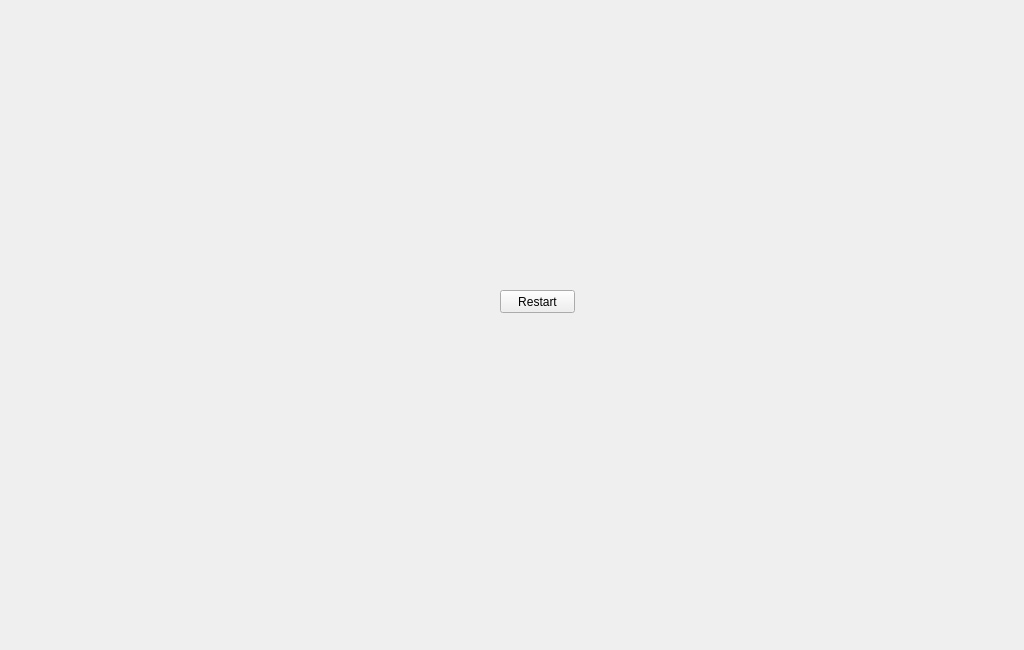
<?xml version="1.0" encoding="UTF-8"?>
<ui version="4.0">
 <class>Widget</class>
 <widget class="QWidget" name="Widget">
  <property name="geometry">
   <rect>
    <x>0</x>
    <y>0</y>
    <width>1024</width>
    <height>650</height>
   </rect>
  </property>
  <property name="minimumSize">
   <size>
    <width>1024</width>
    <height>650</height>
   </size>
  </property>
  <property name="maximumSize">
   <size>
    <width>1024</width>
    <height>650</height>
   </size>
  </property>
  <property name="windowTitle">
   <string>Widget</string>
  </property>
  <property name="autoFillBackground">
   <bool>false</bool>
  </property>
  <widget class="QPushButton" name="pushButton">
   <property name="geometry">
    <rect>
     <x>500</x>
     <y>290</y>
     <width>75</width>
     <height>23</height>
    </rect>
   </property>
   <property name="text">
    <string>Restart</string>
   </property>
  </widget>
 </widget>
 <layoutdefault spacing="6" margin="11"/>
 <resources/>
 <connections/>
</ui>
